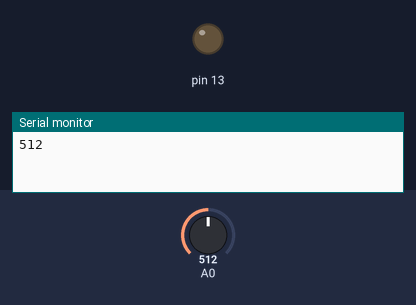
The sketch below on a simulated Arduino Uno, built with avr-gcc and run on an emulated ATmega328P. On the bench: output pins drawn as LEDs (lit = HIGH), the last lines printed to the serial monitor. The test bench sets the inputs (shaded band); at power-on: A0 = 512.

Above: at 0.1 s.
At 1.1 s:
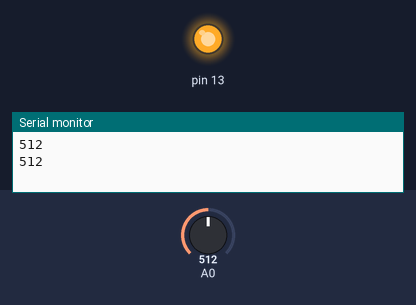
Timing chart, 0 to 2.6 s (numbered marks = the images above):
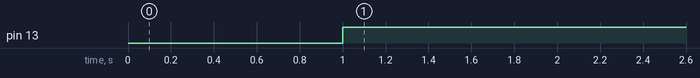

Measured:
- by itself, pin 13: LOW → HIGH at 1.0 s

The sketch:

LOCA.ino
```cpp
void setup()
{
  pinMode(A0, INPUT);
  Serial.begin(9600);
  pinMode(13, OUTPUT);

}

void loop()
{
  int TMP = analogRead(A0);
  Serial.println(TMP);
  delay(1000);

  if (TMP > 300)
  {
   digitalWrite(13,1);
  }
  else
  {
   digitalWrite(13,0);
  }
}
```
